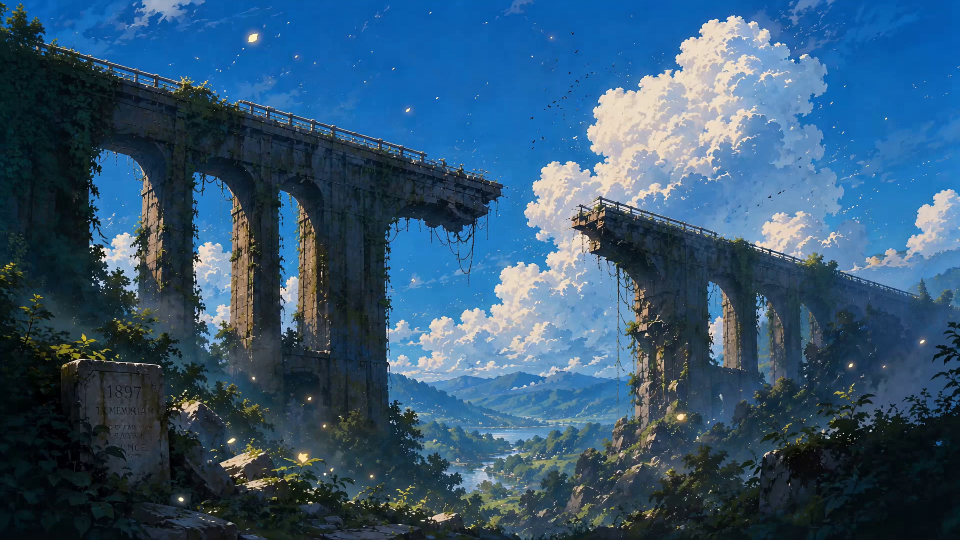
#> input picture tools/error-video/frame_000.png, 1920 x 1080 px, found by its file name (shown at 1/2 size)
$ python analyze.py
#> lines starting #> are read from the running program, lines starting #| are printed output that depends on the picture
import cv2
import numpy as np

# Load frames
f0 = cv2.imread('tools/error-video/frame_000.png')
#> f0 is the input picture: shape (1080, 1920, 3); mean B, G, R 114, 86.4, 52.7
f_mid = cv2.imread('tools/error-video/frame_mid.png')
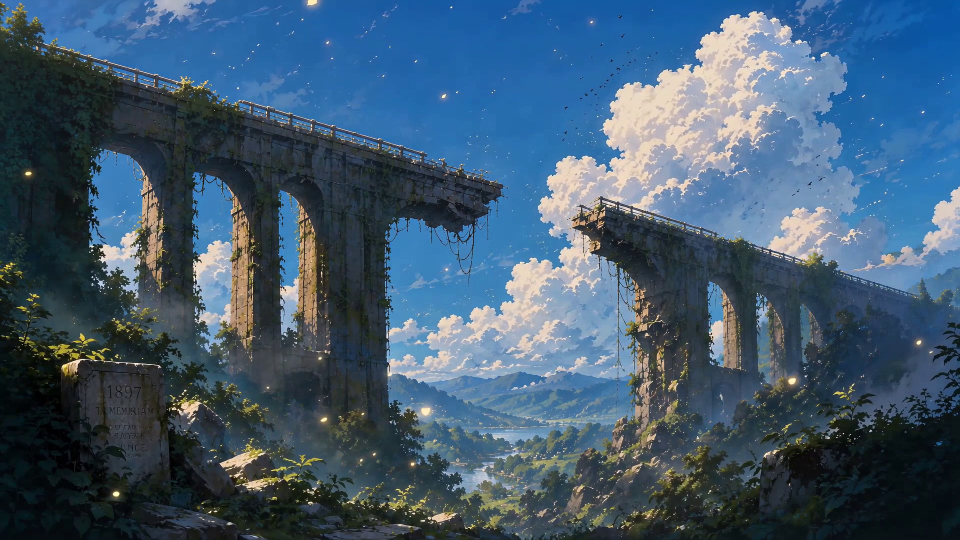
#> input picture tools/error-video/frame_mid.png, 1920 x 1080 px, found by its file name (shown at 1/2 size)
#> f_mid is the input picture: shape (1080, 1920, 3); mean B, G, R 111.6, 90.3, 65.8
f_last = cv2.imread('tools/error-video/frame_last.png')
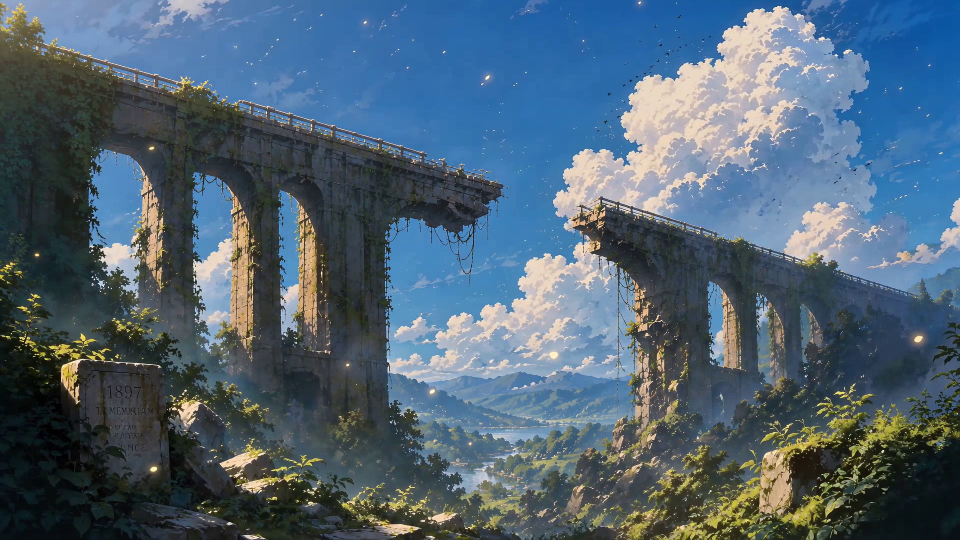
#> input picture tools/error-video/frame_last.png, 1920 x 1080 px, found by its file name (shown at 1/2 size)
#> f_last is the input picture: shape (1080, 1920, 3); mean B, G, R 115.7, 99.9, 80

h, w, _ = f0.shape
#> h = 1080; w = 1920
print(f"Dimensions: {w}x{h}")
#| Dimensions: 1920x1080

# The stone is in bottom-left corner
# Let's inspect approximately y: 650 to 950, x: 50 to 350
# Let's crop stone ROI
stone_roi_0 = f0[650:950, 50:350]
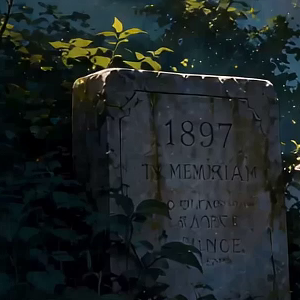
#> stone_roi_0: shape (300, 300, 3); mean B, G, R 37.7, 36.8, 29.3
stone_roi_mid = f_mid[650:950, 50:350]
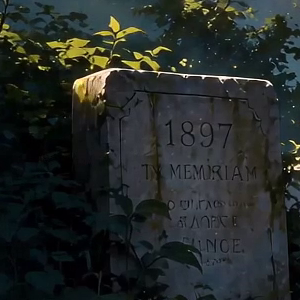
#> stone_roi_mid: shape (300, 300, 3); mean B, G, R 40.1, 41.9, 37.2
stone_roi_last = f_last[650:950, 50:350]
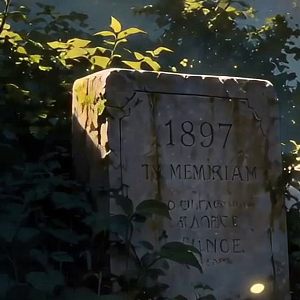
#> stone_roi_last: shape (300, 300, 3); mean B, G, R 45.1, 50.7, 48.4

# Calculate difference
diff_mid = cv2.absdiff(stone_roi_0, stone_roi_mid)
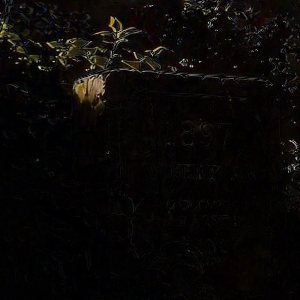
#> diff_mid: shape (300, 300, 3); mean B, G, R 6.5, 7.9, 9.9
diff_last = cv2.absdiff(stone_roi_0, stone_roi_last)
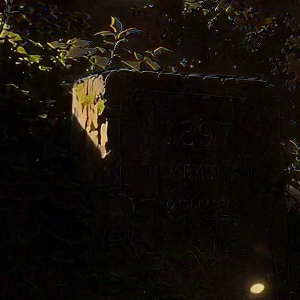
#> diff_last: shape (300, 300, 3); mean B, G, R 9.8, 14.9, 19.8

mean_diff_mid = np.mean(diff_mid)
#> mean_diff_mid = 8.1
mean_diff_last = np.mean(diff_last)
#> mean_diff_last = 14.82

print(f"Mean diff (0 vs mid): {mean_diff_mid:.4f}")
#| Mean diff (0 vs mid): 8.1028
print(f"Mean diff (0 vs last): {mean_diff_last:.4f}")
#| Mean diff (0 vs last): 14.8229

# Save the stone crop from frame 0 to inspect exact text coordinates
cv2.imwrite('tools/error-video/stone_crop.png', stone_roi_0)
print("Saved stone_roi_0 to tools/error-video/stone_crop.png")
